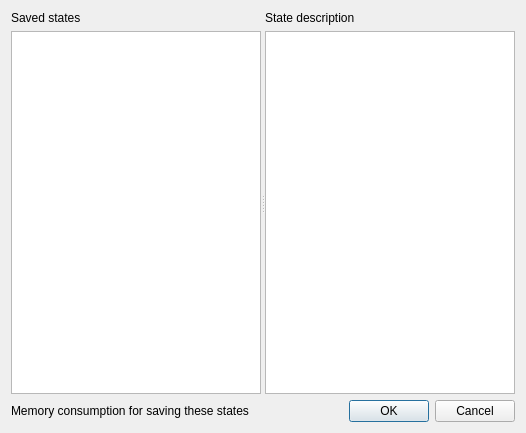
<?xml version="1.0" encoding="UTF-8"?>
<ui version="4.0">
 <class>RestoreDataStateForm_template</class>
 <widget class="QDialog" name="RestoreDataStateForm_template">
  <property name="geometry">
   <rect>
    <x>0</x>
    <y>0</y>
    <width>526</width>
    <height>433</height>
   </rect>
  </property>
  <property name="windowTitle">
   <string comment="The title of the dialog to restore a data state">Restore data state dialog</string>
  </property>
  <layout class="QGridLayout" name="gridLayout">
   <item row="0" column="0" colspan="2">
    <widget class="QSplitter" name="splitter">
     <property name="orientation">
      <enum>Qt::Horizontal</enum>
     </property>
     <widget class="QWidget" name="layoutWidget_2">
      <layout class="QVBoxLayout" name="verticalLayout_2">
       <item>
        <widget class="QLabel" name="restoreDataStateListWidgetLabel">
         <property name="text">
          <string comment="The list of the saved states">Saved states</string>
         </property>
        </widget>
       </item>
       <item>
        <widget class="QListWidget" name="restoreDataStateListWidget"/>
       </item>
      </layout>
     </widget>
     <widget class="QWidget" name="layoutWidget">
      <layout class="QVBoxLayout" name="verticalLayout">
       <item>
        <widget class="QLabel" name="restoreDataStateDescriptionLabel">
         <property name="text">
          <string>State description</string>
         </property>
        </widget>
       </item>
       <item>
        <widget class="QPlainTextEdit" name="restoreDataStatePlainTextEdit"/>
       </item>
      </layout>
     </widget>
    </widget>
   </item>
   <item row="1" column="0">
    <widget class="QLabel" name="memoryConsumptionLabel">
     <property name="text">
      <string>Memory consumption for saving these states</string>
     </property>
    </widget>
   </item>
   <item row="1" column="1">
    <widget class="QDialogButtonBox" name="buttonBox">
     <property name="orientation">
      <enum>Qt::Horizontal</enum>
     </property>
     <property name="standardButtons">
      <set>QDialogButtonBox::Cancel|QDialogButtonBox::Ok</set>
     </property>
    </widget>
   </item>
  </layout>
 </widget>
 <resources/>
 <connections>
  <connection>
   <sender>buttonBox</sender>
   <signal>accepted()</signal>
   <receiver>RestoreDataStateForm_template</receiver>
   <slot>accept()</slot>
   <hints>
    <hint type="sourcelabel">
     <x>248</x>
     <y>254</y>
    </hint>
    <hint type="destinationlabel">
     <x>157</x>
     <y>274</y>
    </hint>
   </hints>
  </connection>
  <connection>
   <sender>buttonBox</sender>
   <signal>rejected()</signal>
   <receiver>RestoreDataStateForm_template</receiver>
   <slot>reject()</slot>
   <hints>
    <hint type="sourcelabel">
     <x>316</x>
     <y>260</y>
    </hint>
    <hint type="destinationlabel">
     <x>286</x>
     <y>274</y>
    </hint>
   </hints>
  </connection>
 </connections>
</ui>
